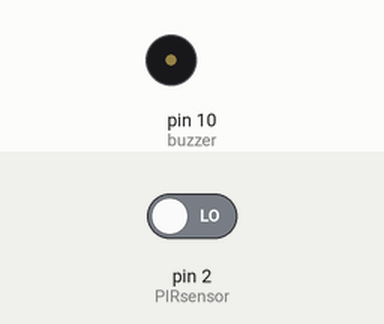
Simulated run of this sketch. Board: Arduino Uno, built with avr-gcc and run on an emulated ATmega328P. Parts: buzzer (waves = sounding, pin HIGH). Inputs (shaded band) come from the test bench; at power-on: pin 2 (PIRsensor) LOW.

Above: at 1.2 s.
1.3 s: pin 2 (PIRsensor) driven HIGH
At 2.1 s:
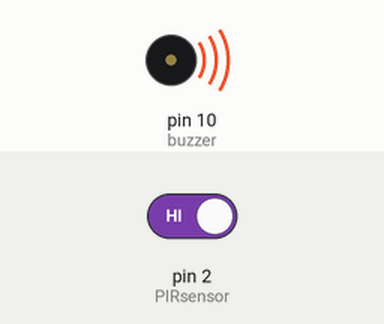
2.8 s: pin 2 (PIRsensor) driven LOW
At 3.3 s:
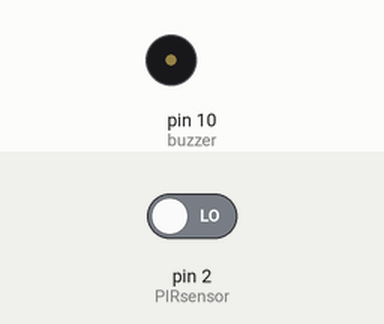
Timing chart, 0 to 5.8 s (numbered marks = the images above; inputs shaded):
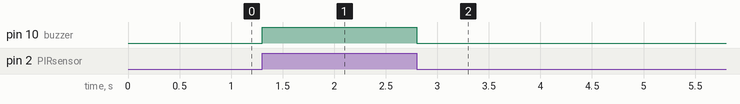

The sketch:

theif.ino
```cpp
int PIRsensor = 2;
int thief = 0;
int buzzer = 10;

void setup() {
  pinMode(PIRsensor, INPUT);
  pinMode(buzzer, OUTPUT);
}

void loop() {
  thief = digitalRead(PIRsensor);

  if (thief == 1)
  {
    digitalWrite(buzzer, HIGH);
    delay(100);
  }
  else
  {
    digitalWrite(buzzer, LOW);
  }

}
```

Measured:
- after the input at 1.3 s, pin 10 (buzzer): LOW → HIGH at once
- after the input at 2.8 s, pin 10 (buzzer): HIGH → LOW at once
